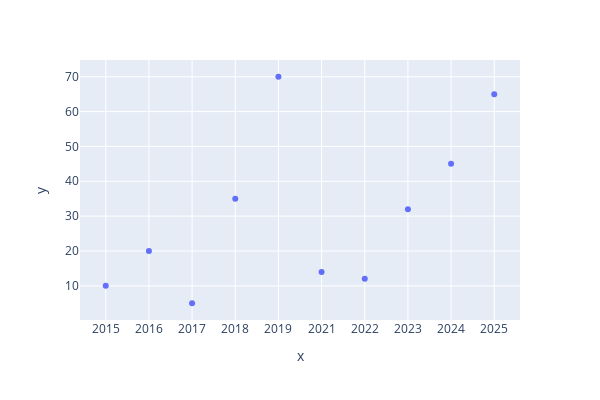

Here is the notebook cell this chart was saved with:
### Code cell
dados_x = ["2015","2016","2017","2018","2019","2021","2022", "2023", "2024", "2025"]
dados_y = [10, 20, 5, 35, 70, 14, 12, 32, 45, 65]

fig = px.scatter(x= dados_x, y= dados_y, height= 400, width= 600)
fig.show()

### Figure 1 — Plotly figure (JSON) as saved in the notebook; plotly's stock layout.template omitted (floating-point values rounded to 4 significant figures)
{"data": [{"hovertemplate": "x=%{x}<br>y=%{y}<extra></extra>", "legendgroup": "", "marker": {"color": "#636efa", "symbol": "circle"}, "mode": "markers", "name": "", "orientation": "v", "showlegend": false, "type": "scatter", "x": ["2015", "2016", "2017", "2018", "2019", "2021", "2022", "2023", "2024", "2025"], "xaxis": "x", "y": [10, 20, 5, 35, 70, 14, 12, 32, 45, 65], "yaxis": "y"}], "layout": {"height": 400, "legend": {"tracegroupgap": 0}, "margin": {"t": 60}, "width": 600, "xaxis": {"anchor": "y", "autorange": true, "domain": [0, 1], "range": [-0.5965, 9.597], "title": {"text": "x"}, "type": "category"}, "yaxis": {"anchor": "x", "autorange": true, "domain": [0, 1], "range": [0.1932, 74.81], "title": {"text": "y"}, "type": "linear"}}}
